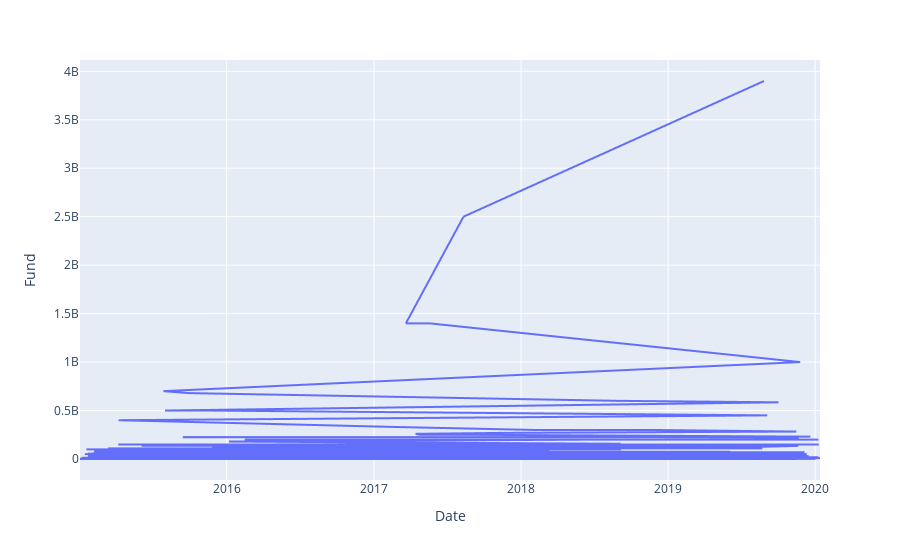

Notebook source saved alongside this figure:
### Code cell
fig = px.line(fundData,x='Date',y='Fund')

fig.show()

### Figure 1 — Plotly figure (JSON) as saved in the notebook; plotly's stock layout.template omitted (floating-point values rounded to 4 significant figures; data arrays with more than 128 entries replaced by an {"elided": "..."} marker saying what was removed)
{"data": [{"hovertemplate": "Date=%{x}<br>Fund=%{y}<extra></extra>", "legendgroup": "", "line": {"color": "#636efa", "dash": "solid"}, "marker": {"symbol": "circle"}, "mode": "lines", "name": "", "showlegend": false, "type": "scattergl", "x": {"elided": "2073 str values"}, "xaxis": "x", "y": {"elided": "2073 float values"}, "yaxis": "y"}], "layout": {"legend": {"tracegroupgap": 0}, "margin": {"t": 60}, "xaxis": {"anchor": "y", "domain": [0, 1], "title": {"text": "Date"}}, "yaxis": {"anchor": "x", "domain": [0, 1], "title": {"text": "Fund"}}}}
